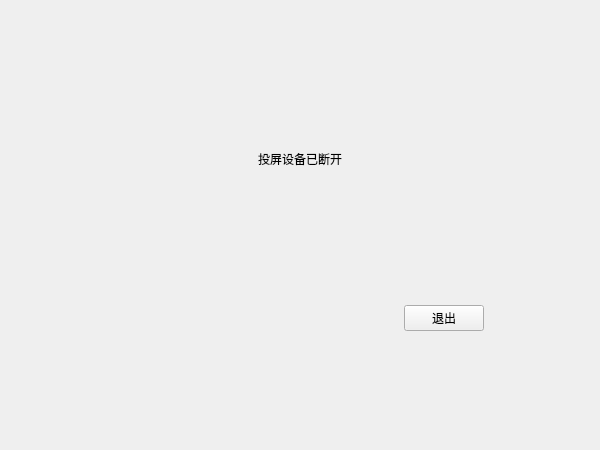
<?xml version="1.0" encoding="UTF-8"?>
<ui version="4.0">
 <class>Widget</class>
 <widget class="QWidget" name="Widget">
  <property name="geometry">
   <rect>
    <x>0</x>
    <y>0</y>
    <width>600</width>
    <height>450</height>
   </rect>
  </property>
  <property name="minimumSize">
   <size>
    <width>600</width>
    <height>450</height>
   </size>
  </property>
  <property name="maximumSize">
   <size>
    <width>600</width>
    <height>450</height>
   </size>
  </property>
  <property name="windowTitle">
   <string>Widget</string>
  </property>
  <layout class="QVBoxLayout" name="verticalLayout_4">
   <item>
    <widget class="QStackedWidget" name="stackedWidget">
     <property name="currentIndex">
      <number>3</number>
     </property>
     <widget class="QWidget" name="connectPage">
      <layout class="QVBoxLayout" name="verticalLayout_2" stretch="1,0,1,0,1,0,1">
       <item>
        <spacer name="verticalSpacer">
         <property name="orientation">
          <enum>Qt::Vertical</enum>
         </property>
         <property name="sizeHint" stdset="0">
          <size>
           <width>20</width>
           <height>55</height>
          </size>
         </property>
        </spacer>
       </item>
       <item>
        <widget class="QLabel" name="deviceLabel">
         <property name="minimumSize">
          <size>
           <width>0</width>
           <height>80</height>
          </size>
         </property>
         <property name="maximumSize">
          <size>
           <width>16777215</width>
           <height>80</height>
          </size>
         </property>
         <property name="layoutDirection">
          <enum>Qt::LeftToRight</enum>
         </property>
         <property name="text">
          <string>请求投屏</string>
         </property>
         <property name="alignment">
          <set>Qt::AlignCenter</set>
         </property>
        </widget>
       </item>
       <item>
        <spacer name="verticalSpacer_2">
         <property name="orientation">
          <enum>Qt::Vertical</enum>
         </property>
         <property name="sizeHint" stdset="0">
          <size>
           <width>20</width>
           <height>55</height>
          </size>
         </property>
        </spacer>
       </item>
       <item>
        <widget class="QLabel" name="warningLabel">
         <property name="minimumSize">
          <size>
           <width>0</width>
           <height>40</height>
          </size>
         </property>
         <property name="maximumSize">
          <size>
           <width>16777215</width>
           <height>40</height>
          </size>
         </property>
         <property name="text">
          <string>无操作10S后自动退出</string>
         </property>
         <property name="alignment">
          <set>Qt::AlignCenter</set>
         </property>
        </widget>
       </item>
       <item>
        <spacer name="verticalSpacer_4">
         <property name="orientation">
          <enum>Qt::Vertical</enum>
         </property>
         <property name="sizeHint" stdset="0">
          <size>
           <width>20</width>
           <height>40</height>
          </size>
         </property>
        </spacer>
       </item>
       <item>
        <layout class="QHBoxLayout" name="horizontalLayout">
         <item>
          <spacer name="horizontalSpacer_2">
           <property name="orientation">
            <enum>Qt::Horizontal</enum>
           </property>
           <property name="sizeHint" stdset="0">
            <size>
             <width>40</width>
             <height>20</height>
            </size>
           </property>
          </spacer>
         </item>
         <item>
          <widget class="QPushButton" name="forbidBtn">
           <property name="text">
            <string>禁止</string>
           </property>
          </widget>
         </item>
         <item>
          <spacer name="horizontalSpacer">
           <property name="orientation">
            <enum>Qt::Horizontal</enum>
           </property>
           <property name="sizeHint" stdset="0">
            <size>
             <width>40</width>
             <height>20</height>
            </size>
           </property>
          </spacer>
         </item>
         <item>
          <widget class="QPushButton" name="permitBtn">
           <property name="text">
            <string>允许</string>
           </property>
          </widget>
         </item>
         <item>
          <spacer name="horizontalSpacer_3">
           <property name="orientation">
            <enum>Qt::Horizontal</enum>
           </property>
           <property name="sizeHint" stdset="0">
            <size>
             <width>40</width>
             <height>20</height>
            </size>
           </property>
          </spacer>
         </item>
        </layout>
       </item>
       <item>
        <spacer name="verticalSpacer_3">
         <property name="orientation">
          <enum>Qt::Vertical</enum>
         </property>
         <property name="sizeHint" stdset="0">
          <size>
           <width>20</width>
           <height>55</height>
          </size>
         </property>
        </spacer>
       </item>
      </layout>
     </widget>
     <widget class="QWidget" name="page_3">
      <layout class="QVBoxLayout" name="verticalLayout_3">
       <item>
        <spacer name="verticalSpacer_5">
         <property name="orientation">
          <enum>Qt::Vertical</enum>
         </property>
         <property name="sizeHint" stdset="0">
          <size>
           <width>20</width>
           <height>37</height>
          </size>
         </property>
        </spacer>
       </item>
       <item>
        <widget class="QLabel" name="pinLabel">
         <property name="minimumSize">
          <size>
           <width>0</width>
           <height>80</height>
          </size>
         </property>
         <property name="maximumSize">
          <size>
           <width>16777215</width>
           <height>80</height>
          </size>
         </property>
         <property name="text">
          <string>请输入如下PIN码：********</string>
         </property>
         <property name="alignment">
          <set>Qt::AlignCenter</set>
         </property>
        </widget>
       </item>
       <item>
        <spacer name="verticalSpacer_6">
         <property name="orientation">
          <enum>Qt::Vertical</enum>
         </property>
         <property name="sizeHint" stdset="0">
          <size>
           <width>20</width>
           <height>37</height>
          </size>
         </property>
        </spacer>
       </item>
       <item>
        <widget class="QLabel" name="pinStatusLabel">
         <property name="minimumSize">
          <size>
           <width>0</width>
           <height>50</height>
          </size>
         </property>
         <property name="maximumSize">
          <size>
           <width>16777215</width>
           <height>50</height>
          </size>
         </property>
         <property name="text">
          <string>配对中</string>
         </property>
         <property name="alignment">
          <set>Qt::AlignCenter</set>
         </property>
        </widget>
       </item>
       <item>
        <spacer name="verticalSpacer_13">
         <property name="orientation">
          <enum>Qt::Vertical</enum>
         </property>
         <property name="sizeHint" stdset="0">
          <size>
           <width>20</width>
           <height>40</height>
          </size>
         </property>
        </spacer>
       </item>
       <item>
        <widget class="QLabel" name="labelTip">
         <property name="text">
          <string>请直接重新连接，或重新开关投屏功能后再次连接</string>
         </property>
         <property name="alignment">
          <set>Qt::AlignCenter</set>
         </property>
        </widget>
       </item>
       <item>
        <spacer name="verticalSpacer_12">
         <property name="orientation">
          <enum>Qt::Vertical</enum>
         </property>
         <property name="sizeHint" stdset="0">
          <size>
           <width>20</width>
           <height>40</height>
          </size>
         </property>
        </spacer>
       </item>
       <item>
        <layout class="QHBoxLayout" name="horizontalLayout_2" stretch="4,0,1">
         <item>
          <spacer name="horizontalSpacer_4">
           <property name="orientation">
            <enum>Qt::Horizontal</enum>
           </property>
           <property name="sizeHint" stdset="0">
            <size>
             <width>40</width>
             <height>20</height>
            </size>
           </property>
          </spacer>
         </item>
         <item>
          <widget class="QPushButton" name="exitBtn">
           <property name="text">
            <string>退出</string>
           </property>
          </widget>
         </item>
         <item>
          <spacer name="horizontalSpacer_5">
           <property name="orientation">
            <enum>Qt::Horizontal</enum>
           </property>
           <property name="sizeHint" stdset="0">
            <size>
             <width>40</width>
             <height>20</height>
            </size>
           </property>
          </spacer>
         </item>
        </layout>
       </item>
       <item>
        <spacer name="verticalSpacer_7">
         <property name="orientation">
          <enum>Qt::Vertical</enum>
         </property>
         <property name="sizeHint" stdset="0">
          <size>
           <width>20</width>
           <height>40</height>
          </size>
         </property>
        </spacer>
       </item>
      </layout>
     </widget>
     <widget class="QWidget" name="page_4">
      <layout class="QVBoxLayout" name="verticalLayout">
       <item>
        <spacer name="verticalSpacer_8">
         <property name="orientation">
          <enum>Qt::Vertical</enum>
         </property>
         <property name="sizeHint" stdset="0">
          <size>
           <width>20</width>
           <height>75</height>
          </size>
         </property>
        </spacer>
       </item>
       <item>
        <widget class="QLabel" name="mediaStatusLabel">
         <property name="text">
          <string>多媒体协商中/成功/失败</string>
         </property>
         <property name="alignment">
          <set>Qt::AlignCenter</set>
         </property>
        </widget>
       </item>
       <item>
        <spacer name="verticalSpacer_9">
         <property name="orientation">
          <enum>Qt::Vertical</enum>
         </property>
         <property name="sizeHint" stdset="0">
          <size>
           <width>20</width>
           <height>75</height>
          </size>
         </property>
        </spacer>
       </item>
       <item>
        <widget class="QLabel" name="playerLabel">
         <property name="text">
          <string>播放器准备启动</string>
         </property>
         <property name="alignment">
          <set>Qt::AlignCenter</set>
         </property>
        </widget>
       </item>
       <item>
        <spacer name="verticalSpacer_10">
         <property name="orientation">
          <enum>Qt::Vertical</enum>
         </property>
         <property name="sizeHint" stdset="0">
          <size>
           <width>20</width>
           <height>75</height>
          </size>
         </property>
        </spacer>
       </item>
       <item>
        <layout class="QHBoxLayout" name="horizontalLayout_3" stretch="4,0,1">
         <item>
          <spacer name="horizontalSpacer_6">
           <property name="orientation">
            <enum>Qt::Horizontal</enum>
           </property>
           <property name="sizeHint" stdset="0">
            <size>
             <width>40</width>
             <height>20</height>
            </size>
           </property>
          </spacer>
         </item>
         <item>
          <widget class="QPushButton" name="exitBtn3">
           <property name="text">
            <string>退出</string>
           </property>
          </widget>
         </item>
         <item>
          <spacer name="horizontalSpacer_7">
           <property name="orientation">
            <enum>Qt::Horizontal</enum>
           </property>
           <property name="sizeHint" stdset="0">
            <size>
             <width>40</width>
             <height>20</height>
            </size>
           </property>
          </spacer>
         </item>
        </layout>
       </item>
       <item>
        <spacer name="verticalSpacer_11">
         <property name="orientation">
          <enum>Qt::Vertical</enum>
         </property>
         <property name="sizeHint" stdset="0">
          <size>
           <width>20</width>
           <height>75</height>
          </size>
         </property>
        </spacer>
       </item>
      </layout>
     </widget>
     <widget class="QWidget" name="page">
      <layout class="QVBoxLayout" name="verticalLayout_5">
       <item>
        <spacer name="verticalSpacer_14">
         <property name="orientation">
          <enum>Qt::Vertical</enum>
         </property>
         <property name="sizeHint" stdset="0">
          <size>
           <width>20</width>
           <height>92</height>
          </size>
         </property>
        </spacer>
       </item>
       <item>
        <widget class="QLabel" name="label">
         <property name="minimumSize">
          <size>
           <width>0</width>
           <height>80</height>
          </size>
         </property>
         <property name="maximumSize">
          <size>
           <width>16777215</width>
           <height>80</height>
          </size>
         </property>
         <property name="text">
          <string>投屏设备已断开</string>
         </property>
         <property name="alignment">
          <set>Qt::AlignCenter</set>
         </property>
        </widget>
       </item>
       <item>
        <spacer name="verticalSpacer_15">
         <property name="orientation">
          <enum>Qt::Vertical</enum>
         </property>
         <property name="sizeHint" stdset="0">
          <size>
           <width>20</width>
           <height>91</height>
          </size>
         </property>
        </spacer>
       </item>
       <item>
        <layout class="QHBoxLayout" name="horizontalLayout_4" stretch="4,0,1">
         <item>
          <spacer name="horizontalSpacer_8">
           <property name="orientation">
            <enum>Qt::Horizontal</enum>
           </property>
           <property name="sizeHint" stdset="0">
            <size>
             <width>40</width>
             <height>20</height>
            </size>
           </property>
          </spacer>
         </item>
         <item>
          <widget class="QPushButton" name="exitBtn4">
           <property name="text">
            <string>退出</string>
           </property>
          </widget>
         </item>
         <item>
          <spacer name="horizontalSpacer_9">
           <property name="orientation">
            <enum>Qt::Horizontal</enum>
           </property>
           <property name="sizeHint" stdset="0">
            <size>
             <width>40</width>
             <height>20</height>
            </size>
           </property>
          </spacer>
         </item>
        </layout>
       </item>
       <item>
        <spacer name="verticalSpacer_16">
         <property name="orientation">
          <enum>Qt::Vertical</enum>
         </property>
         <property name="sizeHint" stdset="0">
          <size>
           <width>20</width>
           <height>92</height>
          </size>
         </property>
        </spacer>
       </item>
      </layout>
     </widget>
    </widget>
   </item>
  </layout>
 </widget>
 <resources/>
 <connections/>
</ui>
